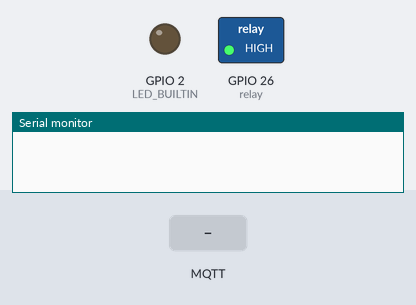
Bench run of a program on a simulated ESP32. On the bench: switched loads named in the program (green lamp = pin HIGH), output pins drawn as LEDs (lit = HIGH), the last lines printed to the serial monitor. The test bench sets the inputs (shaded band). WiFi joins after 1.5 s; servers stay silent unless stated; no MQTT or app messages arrive unless stated.

Above: at 2.2 s.
2.3 s: MQTT message "1" arrives on the first subscribed topic
At 3.7 s:
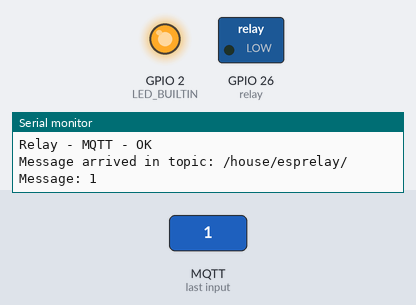
4.0 s: MQTT message "0" arrives on the first subscribed topic
At 5.3 s:
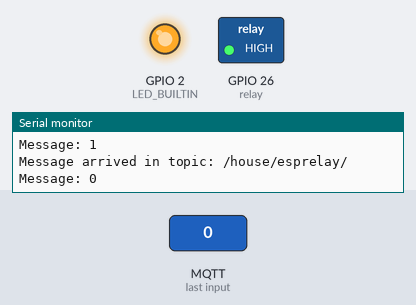
Timing chart, 0 to 7.0 s (numbered marks = the images above; inputs shaded):
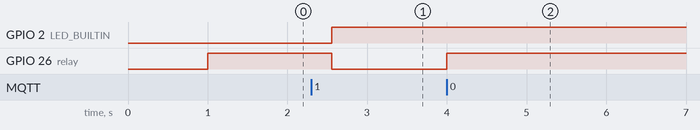

Measured:
- after the input at 2.3 s, GPIO 26 (relay): HIGH → LOW after 0.25 s
- after the input at 4.0 s, GPIO 26 (relay): LOW → HIGH at once

The program:

main.cpp
```cpp
#include <WiFi.h>
#include <PubSubClient.h>
#include "driver/gpio.h"

int relay = 26;
#define SSID "Mi Phone"
#define WIFIPASSWORD "12345678"
unsigned long interval = 30000;
unsigned long previousMillis = 0;
int mqttinit = 0;

const char* mqtt_server = "sand14.duckdns.org";
WiFiClient espClient;
PubSubClient client(espClient);
struct credentials
{
  const char* username = "sand14";
  const char* password = "baccara1";
} credentials;

void setState(String message){ //publishing the current state of the relay
  if(message == "1"){
    digitalWrite(relay, LOW);
    client.publish("/house/esprelaystate/", "1");
    }
  else if(message =="0"){
    digitalWrite(relay, HIGH);
    client.publish("/house/esprelaystate/", "0");
    }
}
void callback(char* topic, byte* payload, unsigned int length) { //received data manipulation

  Serial.print("Message arrived in topic: ");
  Serial.println(topic);

  Serial.print("Message: ");

  String message;
  for (int i = 0; i < length; i++) {
    message = message + (char)payload[i];
  }
  Serial.print(message);
  Serial.println();
  setState(message);
}

void Wifi_connected(WiFiEvent_t event, WiFiEventInfo_t info){
  Serial.println("ESP32 WIFI Connected to Access Point");
}

void Get_IPAddress(WiFiEvent_t event, WiFiEventInfo_t info){
  Serial.println("WIFI Connected!");
  Serial.println("IP address of Connected WIFI: ");
  Serial.println(WiFi.localIP());
  client.setServer(mqtt_server,1883); //setting mqtt server dns and port
  client.setCallback(callback); //setting

  if(client.connect("ESPRelay",credentials.username,credentials.password)){ //connecting to mqtt
    Serial.println("Relay - MQTT - OK");
    client.subscribe("/house/esprelay/"); // subscribing to the mqtt topic
    digitalWrite(LED_BUILTIN, HIGH);
  }else{
    Serial.println("Relay - MQTT - ERROR");
  }
}

void Wifi_disconnected(WiFiEvent_t event, WiFiEventInfo_t info){
  Serial.println("Disconnected from WIFI");
  Serial.print("Connection Lost ");
  Serial.println("Reconnecting...");
  WiFi.begin(SSID, WIFIPASSWORD);
}

void setup() {
  Serial.begin(115200);
  WiFi.disconnect(true);
  delay(1000);
  digitalWrite(relay, HIGH);
  pinMode(relay,OUTPUT);
  pinMode(LED_BUILTIN, OUTPUT);
  digitalWrite(LED_BUILTIN, LOW);

  WiFi.onEvent(Wifi_connected,ARDUINO_EVENT_WIFI_STA_CONNECTED);
  WiFi.onEvent(Get_IPAddress, ARDUINO_EVENT_WIFI_STA_GOT_IP);
  WiFi.onEvent(Wifi_disconnected, ARDUINO_EVENT_WIFI_STA_DISCONNECTED);
  WiFi.begin(SSID,WIFIPASSWORD); // connecting to wifi
}

void loop() {
  client.loop();
}
```
